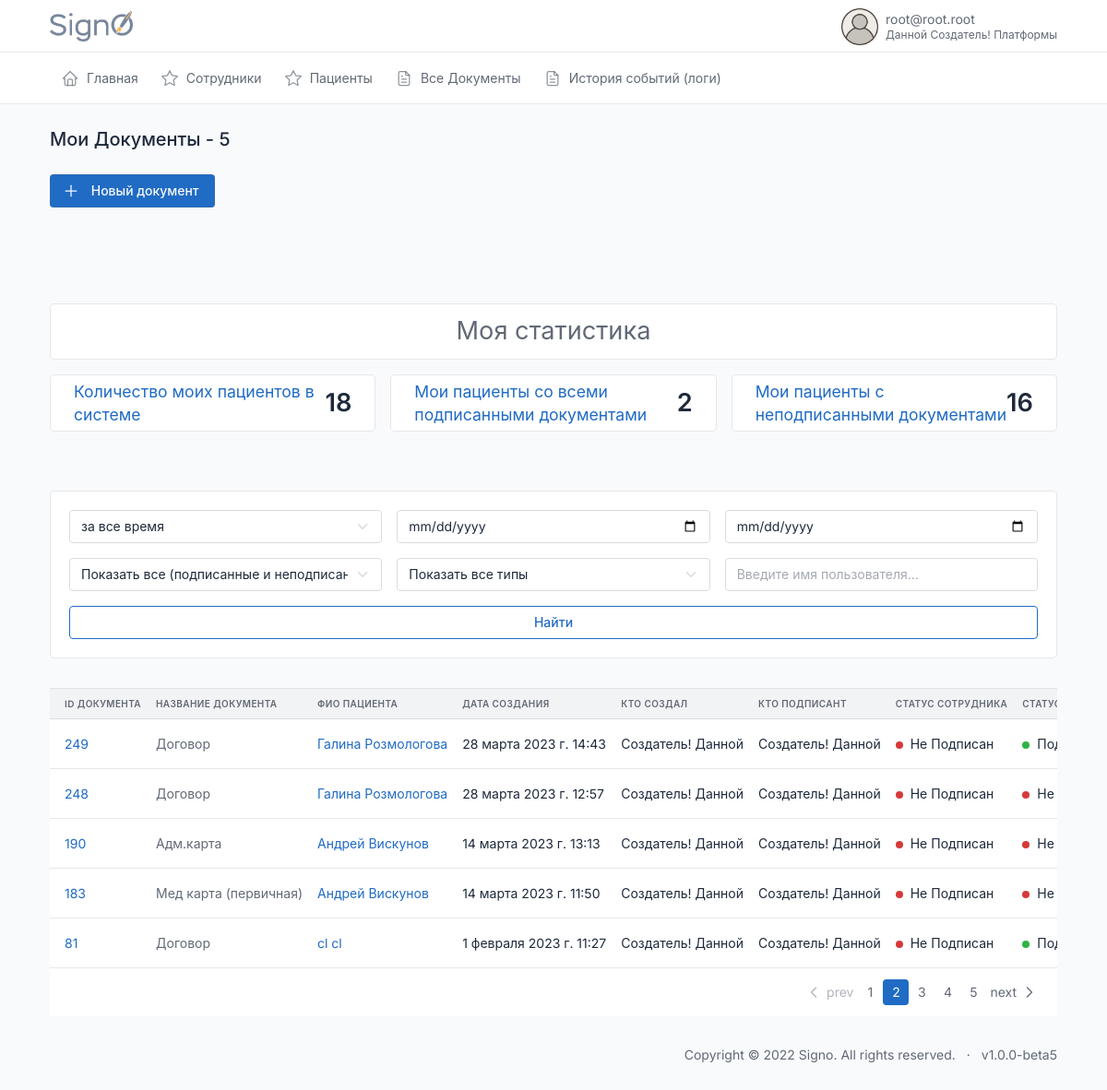
Screenshot of /documents/mydocuments/ (signed in) with the database file from the repository.
### users/models.py (models this page shows, shortened)
class CustomUser(AbstractBaseUser, PermissionsMixin):
    email = models.EmailField(max_length=254, unique=True, verbose_name='Электронная почта')
    first_name = models.CharField(u"Имя", max_length=100, blank=True, null=True)
    last_name = models.CharField(u"Фамилия", max_length=100, blank=True, null=True)
    patronymic = models.CharField(u"Отчество", max_length=100, blank=True, null=True)
    pasport_series = models.CharField(max_length=12, blank=True, verbose_name='Серия паспорта')
    pasport_number = models.CharField(max_length=12, blank=True, verbose_name='Номер паспорта')
    addres = models.CharField(max_length=240, blank=True, verbose_name='Адрес пользователя')
    user_profile_id = models.IntegerField(blank=True, verbose_name='ID пользователя', null=True)
    phone = models.CharField(max_length=24, verbose_name='Телефон')
    uniq_id = models.CharField(unique=True, max_length=12, blank=True, null=True, verbose_name='Уникальный ID')
    photo = models.ImageField(
        upload_to='users/%Y/%m/%d/',
        blank=True,
        default='../static/images/default_avatar.png',
        verbose_name='Аватар')
    is_active = models.BooleanField(default=True, verbose_name='Активирован')
    is_admin = models.BooleanField(default=False, verbose_name='Администратор')
    is_staff = models.BooleanField(_('staff status'), default=False)
    is_superuser = models.BooleanField(_('super user'), default=False)
    date_joined = models.DateTimeField(u'date joined', blank=True, null=True, default=timezone.now)
    last_login = models.DateTimeField(u'last login', blank=True, null=True)
    groups = models.ManyToManyField(Group, blank=True, null=True, verbose_name='Группы', related_name='groups')
    user_permissions = models.ManyToManyField(Permission, blank=True, null=True, verbose_name='Разрешения', related_name='user_permissions')
    date_of_birthday = models.DateField(blank=True, null=True, verbose_name='Дата Рождения')
    ADMINISTRATOR = 'AD'
    DOCTOR = 'DO'
    CLIENT = 'CL'
    DIRECTOR = 'DI'
    TYPE_ROLE = [
        (ADMINISTRATOR, 'Администратор'),
        (DOCTOR, 'Врач'),
        (CLIENT, 'Клиент'),
        (DIRECTOR, 'Руководитель')
    ]
    type = models.CharField(max_length=6, choices=TYPE_ROLE, default=CLIENT, verbose_name='Тип пользователя')
    ban = models.BooleanField(default=False, verbose_name='Уволен')
    ban_date = models.DateTimeField(verbose_name='дата увольнения', blank=True, null=True)
    ecp = models.BooleanField(default=False, verbose_name='Наличие ЭЦП')
    USERNAME_FIELD = 'email'
    REQUIRED_FIELDS = []
    objects = CustomUserManager()
    def __str__(self):
        return f'{self.last_name} {self.first_name} {self.patronymic}'
    class Meta:
        verbose_name='Пользователь'
        verbose_name_plural='Пользователи'

### documents/models.py (models this page shows, shortened)
class Document(DateTimeMixin, HiddenDeletedMixin, models.Model):
    user = models.ForeignKey(CustomUser, on_delete=models.CASCADE, null=True, blank=True, related_name='documenter')
    sender = models.ForeignKey(CustomUser, on_delete=models.CASCADE, null=True, related_name='sender', verbose_name='Отправитель')
    recipient = models.ForeignKey(CustomUser, on_delete=models.CASCADE, null=True, related_name='recipient', verbose_name='Получатель')
    founder = models.ForeignKey(CustomUser, on_delete=models.CASCADE, null=True, related_name='founder', verbose_name='Создатель документа')
    document = models.FileField(upload_to='documents/%Y/%m/%d/', blank=True, null=True)
    send_date = models.DateTimeField(auto_now_add=True, verbose_name='Дата отправки', null=True)
    sender_status = models.BooleanField(default=False, blank=True, null=True)
    recipient_status = models.BooleanField(default=False, blank=True, null=True)
    files = models.ForeignKey('DocumentsFiles', on_delete=models.CASCADE, blank=True, null=True)
    type = models.ForeignKey('DocumentType', on_delete=models.CASCADE, blank=True, null=True, related_name='document')
    sig = models.FileField(upload_to='documents/%Y/%m/%d/', blank=True, null=True)
    class Meta:
        verbose_name = 'Документ'
        verbose_name_plural = 'Документы'

class DocumentType(models.Model):
    title = models.CharField(max_length=240, blank=True, null=True)
    DOGOVOR = 'DOGOVOR'
    IDS = 'IDS'
    MEDCARD = 'MEDCARD'
    ADMCARD = 'ADMCARD'
    RENT = 'RENT'
    PLAN = 'PLAN'
    DNEVNIK = 'DNEVNIK'
    OTKAZ = 'OTKAZ'
    UVEDOMLENIE = 'UVEDOMLENIE'
    RECEPT = 'RECEPT'
    RECOMEND = 'RECOMEND'
    TYPE_DOC = [
        (DOGOVOR, 'Договор'),
        (IDS, 'ИДС'),
        (MEDCARD, 'Мед карта'),
        (ADMCARD, 'Адм.карта'),
        (RENT, 'Справка в налоговую'),
        (PLAN, 'План лечения'),
        (DNEVNIK, 'Дневник'),
        (OTKAZ, 'Отказ от мед.вмешательства'),
        (UVEDOMLENIE, 'Уведомление'),
        (RECEPT, 'Рецепт'),
        (RECOMEND, 'Рекомендация стоматолога'),
    ]
    type_document = models.CharField(choices=TYPE_DOC, max_length=240, blank=True, null=True)
    class Meta:
        verbose_name='Тип Документа'
        verbose_name_plural='Типы Документов'
    def __str__(self):
        return self.title

### documents/views.py (the view)
# urls.py: path('mydocuments/', mydocuments, name='mydocuments'),
@login_required
def mydocuments(request):
    all_documents = Document.objects. \
        filter(deleted=False, hidden=False). \
        filter(Q(recipient=request.user) | Q(sender=request.user))
    all_documents = filter_all_documents(request, all_documents)
    all_documents_count = all_documents.count()
    all_documents = paginate_list(request, all_documents, 20)
    types = DocumentType.objects.all().exclude(type_document='OTKAZ')
    form = SendDocumentForm(request.POST or None, request.FILES)
    if request.method == 'POST':
        if form.is_valid():
            new_doc = form.save(commit=False)
            new_doc.save()
            return redirect('documents')
    else:
        form = SendDocumentForm()
    all_my_clients = Document.objects.filter(
        Q(sender=request.user) |
        Q(founder=request.user)
        )
    all_my_clients_signed = all_my_clients.filter(recipient_status=True)
    all_my_clients_not_signed = all_my_clients.filter(recipient_status=False)
    context = {
        'title': f'Мои Документы - {all_documents_count}',
        'form': form,
        'doc_title': 'Отправить на подпись',
        'all_users': CustomUser.objects.all().count(),
        'all_doctors': CustomUser.objects.filter(type='DO').count(),
        'all_clients': CustomUser.objects.filter(type='CL').count(),
        'all_my_clients': all_my_clients.count(),
        'all_my_clients_signed': all_my_clients_signed.count(),
        'all_my_clients_not_signed': all_my_clients_not_signed.count(),
        'all_documents': all_documents,
        'types': types,
        }
    if not request.user.type == 'CL':
        return render(request, 'documents/mydocuments.html', context=context)
    else:
        return redirect('/')

### documents/templates/documents/mydocuments.html (shortened to what this page needs)
{% extends 'index.html' %}{%load static%}
{%block content%}
  {% if request.user.type != 'CL' %}
    {%block Page_title_actions%}
    <div class="col-auto ms-auto d-print-none"style="padding: 0px 0px 40px 0px;">
      <div class="btn-list">
        <a href="#" class="btn btn-primary d-none d-sm-inline-block" data-bs-toggle="modal" data-bs-target="#modal-report">
        Новый документ
        </a>
      </div>
    </div>
    {%endblock%}
  {% endif %}
    {% include 'common/_my_stats.html' %}
<div class="col-12">
  {% include 'common/_info_box_docs.html' %}
                  <div class="card-body border-bottom py-3">
                  </div>
                  {% include 'common/_documents_table.html' %}
                  <div class="card-footer d-flex align-items-center">
                    <ul class="pagination m-0 ms-auto">
                      <li class="page-item disabled">
                        <a class="page-link" href="#" tabindex="-1" aria-disabled="true">
                          <svg xmlns="http://www.w3.org/2000/svg" class="icon" width="24" height="24" viewBox="0 0 24 24" stroke-width="2" stroke="currentColor" fill="none" stroke-linecap="round" stroke-linejoin="round"><path stroke="none" d="M0 0h24v24H0z" fill="none"></path><polyline points="15 6 9 12 15 18"></polyline></svg>
                          prev
                        </a>
                      </li>
                      <li class="page-item"><a class="page-link" href="#">1</a></li>
                      <li class="page-item active"><a class="page-link" href="#">2</a></li>
                      <li class="page-item"><a class="page-link" href="#">3</a></li>
                      <li class="page-item"><a class="page-link" href="#">4</a></li>
                      <li class="page-item"><a class="page-link" href="#">5</a></li>
                      <li class="page-item">
                        <a class="page-link" href="#">
                          next
                          <svg xmlns="http://www.w3.org/2000/svg" class="icon" width="24" height="24" viewBox="0 0 24 24" stroke-width="2" stroke="currentColor" fill="none" stroke-linecap="round" stroke-linejoin="round"><path stroke="none" d="M0 0h24v24H0z" fill="none"></path><polyline points="9 6 15 12 9 18"></polyline></svg>
                        </a>
                      </li>
                    </ul>
                  </div>
                </div>
              </div>
{%endblock%}

### templates/header.html (shortened to what this page needs)
<!doctype html>{%load static%}
<html lang="en">
<head>
  <link href="{% static 'dist/css/tabler.min.css' %}" rel="stylesheet" />
  <link href="{% static 'dist/css/tabler-flags.min.css' %}" rel="stylesheet" />
  <link href="{% static 'dist/css/tabler-payments.min.css'%}" rel="stylesheet" />
  <link href="{% static 'dist/css/tabler-vendors.min.css' %}" rel="stylesheet" />
  <link href="{% static 'dist/css/demo.min.css'%}" rel="stylesheet" />
  <link href="{% static 'css/style.css'%}" rel="stylesheet" />
  <link rel='stylesheet' href='https://cdn-uicons.flaticon.com/uicons-regular-rounded/css/uicons-regular-rounded.css'>
</head>
<body>
  <div class="wrapper">
    <header class="navbar navbar-expand-md navbar-light d-print-none">
      <div class="container-xl">
        <h1 class="navbar-brand navbar-brand-autodark d-none-navbar-horizontal pe-0 pe-md-3"
          style="display:flex; justify-content:space-between">
          <a href="{%url 'index'%}">
            <img width=90px height=33px src="/static/images/signo_logo.png">
          </a>
        </h1>
        <div class="navbar-nav flex-row order-md-last">
          <div class="nav-item dropdown">
            <a href="#" class="nav-link d-flex lh-1 text-reset p-0" data-bs-toggle="dropdown"
              aria-label="Open user menu">
              <img width=40px height=40px src="{{request.user.photo.url}}">
              <div class="d-none d-xl-block ps-2">
                <div>{{request.user.email}}</div>
                <div class="mt-1 small text-muted">
                  {{request.user.last_name}} {{request.user.first_name}} {{request.user.patronymic}}
                </div>
              </div>
            </a>
          </div>
        </div>
      </div>
    </header>
    <div class="navbar-expand-md">
      <div class="collapse navbar-collapse" id="navbar-menu">
        <div class="navbar navbar-light">
          <div class="container-xl">
            <ul class="navbar-nav">
              {%if request.user.type == 'DI'%}
              {% include 'menu/director.html' %}
              {%endif%}
            </ul>
          </div>
        </div>
      </div>
    </div>
    <div class="page-wrapper">
      <div class="container-xl">
        <div class="page-header d-print-none">
          <div class="row align-items-center">
            <div class="col">
              <h2 class="page-title">
                {%block title%}{{title}}{%endblock%}
              </h2>
            </div>
          </div>
        </div>
      </div>
      <div class="page-body">
        <div class="container-xl">

### templates/common/_documents_table.html (shortened to what this page needs)
{% load static %}
{% load extra_tags %}
<div class="table-responsive" >
  <table class="table card-table table-vcenter text-nowrap datatable bg-white" style="">
    <thead>
      <tr>
        <th id="th-id" class='sortable-table-header' onclick="filterByField('id')">ID документа</th>
        <th id="th-type" class='sortable-table-header' onclick="filterByField('type')">название документа</th>
        {% if request.user.type != 'CL' %}
        <th id="th-recipient" class='sortable-table-header' onclick="filterByField('recipient')">фио пациента</th>
        {% endif %}
        <th id="th-send_date" class='sortable-table-header' onclick="filterByField('send_date')">дата создания</th>
        {% if request.user.type != 'CL' %}
        <th id="th-founder" class='sortable-table-header' onclick="filterByField('founder')">кто создал</th>
        {% endif %}
        {% if request.user.type != 'CL' %}
        <th id="th-sender" class='sortable-table-header' onclick="filterByField('sender')">кто подписант</th>
        {% else %}
        <th id="th-sender" class='sortable-table-header' onclick="filterByField('sender')">ФИО сотрудника</th>
        {% endif %}
        {% if request.user.type != 'CL'%}
        <th id="th-recipient_status" class='sortable-table-header' onclick="filterByField('recipient_status')">статус
          сотрудника</th>
        {% endif %}
        {%if request.user.type == 'CL'%}
        <th id="th-sender_status" class='sortable-table-header' onclick="filterByField('sender_status')">статус</th>
        {%else%}
        <th id="th-sender_status" class='sortable-table-header' onclick="filterByField('sender_status')">статус пациента
        </th>
        {%endif%}
      </tr>
    </thead>
    <tbody class="lazy-loading-docs">
      {%for document in all_documents%}
      <tr id="document-row-{{document.id}}" class="lazy-row-docs">
        <td><span class="text-muted"><a href="{{document.document.url}}#" target=”_blank”>{{document.id}}</a></span>
        </td>
        <td><span class="text-muted">{{document.type}}</span></td>
        {% if request.user.type != 'CL' %}
        {% if request.user.type == 'DO' %}
        <td>{{document.recipient.first_name}} {{document.recipient.last_name}}</td>
        {% else %}
        <td><a href="{%url 'user' document.recipient.pk %}">{{document.recipient.first_name}}
            {{document.recipient.last_name}}</a></td>
        {% endif %}
        {% endif %}
        <td>{{document.send_date}}</td>
        {% if request.user.type != 'CL' %}
        <td><a href="{%url 'user' document.founder.pk%}" class="text-reset"
            tabindex="-1">{{document.founder.first_name}} {{document.founder.last_name}}</a></td>
        {% endif %}
        {%if request.user.type == 'CL'%}
        <td class="text-reset" tabindex="-1"><a href="{%url 'user' document.sender.pk%}" class="text-reset"
            tabindex="-1"></a>{{document.sender.first_name}} {{document.sender.last_name}}</td>
        {%else%}
        <td><a href="{%url 'user' document.sender.pk%}" class="text-reset" tabindex="-1">{{document.sender.first_name}}
            {{document.sender.last_name}}</a></td>
        {%endif%}
        {% if request.user.type != 'CL' %}
        <td>
          {%if document.sender_status%}
          <span class="badge bg-success me-1"></span>
          Подписан
          {%else%}
          <span class="badge bg-danger me-1"></span>
          Не Подписан
          {%endif%}
        </td>
        {% endif %}
        <td>
          {%if document.recipient_status%}
          <span class="badge bg-success me-1"></span>
          Подписан
          {%else%}
          <span class="badge bg-danger me-1"></span>
          Не подписан
          {%endif%}
        </td>
      </tr>
      {%endfor%}
    </tbody>
  </table>
</div>

### rows the page displays
CustomUser: user.photo (placeholder picture), user.email "root@root.root", user.last_name "Данной", user.first_name "Создатель!", user.patronymic "Платформы"
Document: id "249", type "Договор", recipient.first_name "Галина", recipient.last_name "Розмологова", send_date "28 марта 2023 г. 14:43", founder.first_name "Создатель!", founder.last_name "Данной", sender.first_name "Создатель!", sender.last_name "Данной", sender_status False (drawn), recipient_status True (drawn)
Document: id "248", type "Договор", recipient.first_name "Галина", recipient.last_name "Розмологова", send_date "28 марта 2023 г. 12:57", founder.first_name "Создатель!", founder.last_name "Данной", sender.first_name "Создатель!", sender.last_name "Данной", sender_status False (drawn), recipient_status False (drawn)
Document: id "190", type "Адм.карта", recipient.first_name "Андрей", recipient.last_name "Вискунов", send_date "14 марта 2023 г. 13:13", founder.first_name "Создатель!", founder.last_name "Данной", sender.first_name "Создатель!", sender.last_name "Данной", sender_status False (drawn), recipient_status False (drawn)
Document: id "183", type "Мед карта (первичная)", recipient.first_name "Андрей", recipient.last_name "Вискунов", send_date "14 марта 2023 г. 11:50", founder.first_name "Создатель!", founder.last_name "Данной", sender.first_name "Создатель!", sender.last_name "Данной", sender_status False (drawn), recipient_status False (drawn)
Document: id "81", type "Договор", recipient.first_name "cl", recipient.last_name "cl", send_date "1 февраля 2023 г. 11:27", founder.first_name "Создатель!", founder.last_name "Данной", sender.first_name "Создатель!", sender.last_name "Данной", sender_status False (drawn), recipient_status True (drawn)

### other values shown
{{ title }} "Мои Документы - 5"
{{ all_my_clients }} "18"
{{ all_my_clients_signed }} "2"
{{ all_my_clients_not_signed }} "16"
